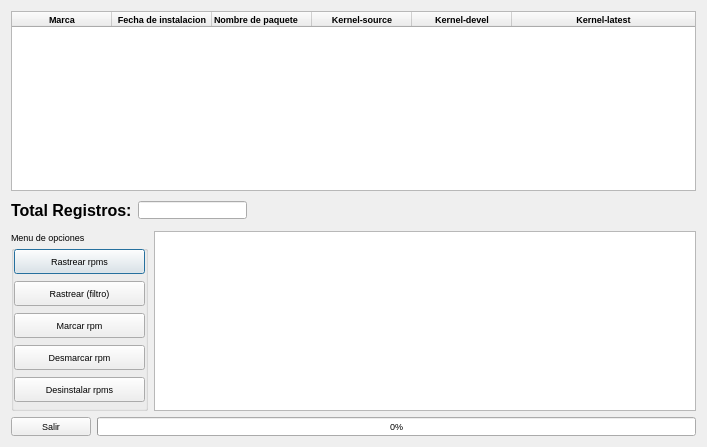
<?xml version="1.0" encoding="UTF-8"?>
<ui version="4.0">
 <class>rpminst</class>
 <widget class="QDialog" name="rpminst">
  <property name="geometry">
   <rect>
    <x>0</x>
    <y>0</y>
    <width>707</width>
    <height>447</height>
   </rect>
  </property>
  <property name="font">
   <font>
    <pointsize>7</pointsize>
   </font>
  </property>
  <property name="windowTitle">
   <string>Mantenimiento de rpmś</string>
  </property>
  <property name="windowIcon">
   <iconset resource="recoverdrake.qrc">
    <normaloff>:/Imagenes/rpm.png</normaloff>:/Imagenes/rpm.png</iconset>
  </property>
  <property name="styleSheet">
   <string notr="true"/>
  </property>
  <layout class="QGridLayout" name="gridLayout_4">
   <item row="0" column="0" colspan="3">
    <widget class="QTableWidget" name="tableWidget">
     <property name="font">
      <font>
       <weight>75</weight>
       <bold>true</bold>
      </font>
     </property>
     <property name="toolTip">
      <string>Visor de registros de la base de datos.</string>
     </property>
     <property name="statusTip">
      <string>Visor de registros de la base de datos.</string>
     </property>
     <property name="whatsThis">
      <string>Visor de registros de la base de datos.</string>
     </property>
     <property name="autoScrollMargin">
      <number>26</number>
     </property>
     <property name="alternatingRowColors">
      <bool>true</bool>
     </property>
     <property name="selectionBehavior">
      <enum>QAbstractItemView::SelectRows</enum>
     </property>
     <property name="sortingEnabled">
      <bool>true</bool>
     </property>
     <attribute name="horizontalHeaderCascadingSectionResizes">
      <bool>true</bool>
     </attribute>
     <attribute name="horizontalHeaderShowSortIndicator" stdset="0">
      <bool>true</bool>
     </attribute>
     <attribute name="horizontalHeaderStretchLastSection">
      <bool>true</bool>
     </attribute>
     <attribute name="verticalHeaderCascadingSectionResizes">
      <bool>true</bool>
     </attribute>
     <attribute name="verticalHeaderDefaultSectionSize">
      <number>25</number>
     </attribute>
     <attribute name="verticalHeaderMinimumSectionSize">
      <number>25</number>
     </attribute>
     <attribute name="verticalHeaderShowSortIndicator" stdset="0">
      <bool>true</bool>
     </attribute>
     <attribute name="verticalHeaderStretchLastSection">
      <bool>true</bool>
     </attribute>
     <column>
      <property name="text">
       <string>Marca</string>
      </property>
      <property name="icon">
       <iconset resource="recoverdrake.qrc">
        <normaloff>:/Imagenes/good.png</normaloff>:/Imagenes/good.png</iconset>
      </property>
     </column>
     <column>
      <property name="text">
       <string>Fecha de instalacion</string>
      </property>
     </column>
     <column>
      <property name="text">
       <string>Nombre de paquete</string>
      </property>
      <property name="textAlignment">
       <set>AlignLeft|AlignVCenter</set>
      </property>
      <property name="icon">
       <iconset resource="recoverdrake.qrc">
        <normaloff>:/Imagenes/rpm.png</normaloff>:/Imagenes/rpm.png</iconset>
      </property>
     </column>
     <column>
      <property name="text">
       <string>Kernel-source</string>
      </property>
      <property name="icon">
       <iconset resource="recoverdrake.qrc">
        <normaloff>:/Imagenes/rpm.png</normaloff>:/Imagenes/rpm.png</iconset>
      </property>
     </column>
     <column>
      <property name="text">
       <string>Kernel-devel</string>
      </property>
      <property name="icon">
       <iconset resource="recoverdrake.qrc">
        <normaloff>:/Imagenes/rpm.png</normaloff>:/Imagenes/rpm.png</iconset>
      </property>
     </column>
     <column>
      <property name="text">
       <string>Kernel-latest</string>
      </property>
      <property name="icon">
       <iconset resource="recoverdrake.qrc">
        <normaloff>:/Imagenes/rpm.png</normaloff>:/Imagenes/rpm.png</iconset>
      </property>
     </column>
    </widget>
   </item>
   <item row="2" column="0">
    <widget class="QGroupBox" name="groupBox">
     <property name="maximumSize">
      <size>
       <width>187</width>
       <height>16777215</height>
      </size>
     </property>
     <property name="title">
      <string>Menu de opciones</string>
     </property>
     <layout class="QGridLayout" name="gridLayout_2">
      <property name="leftMargin">
       <number>0</number>
      </property>
      <property name="topMargin">
       <number>0</number>
      </property>
      <property name="rightMargin">
       <number>0</number>
      </property>
      <property name="bottomMargin">
       <number>0</number>
      </property>
      <item row="0" column="0">
       <widget class="QPushButton" name="pushButton_14">
        <property name="minimumSize">
         <size>
          <width>131</width>
          <height>0</height>
         </size>
        </property>
        <property name="maximumSize">
         <size>
          <width>181</width>
          <height>25</height>
         </size>
        </property>
        <property name="toolTip">
         <string>Comprobacion de los paquetes instalados.</string>
        </property>
        <property name="statusTip">
         <string>Comprobacion de los paquetes instalados.</string>
        </property>
        <property name="whatsThis">
         <string>Comprobacion de los paquetes instalados.</string>
        </property>
        <property name="text">
         <string>Rastrear rpms</string>
        </property>
        <property name="icon">
         <iconset resource="recoverdrake.qrc">
          <normaloff>:/Imagenes/luparpm.png</normaloff>:/Imagenes/luparpm.png</iconset>
        </property>
        <property name="iconSize">
         <size>
          <width>25</width>
          <height>25</height>
         </size>
        </property>
       </widget>
      </item>
      <item row="1" column="0">
       <widget class="QPushButton" name="pushButton_15">
        <property name="minimumSize">
         <size>
          <width>131</width>
          <height>0</height>
         </size>
        </property>
        <property name="maximumSize">
         <size>
          <width>181</width>
          <height>25</height>
         </size>
        </property>
        <property name="toolTip">
         <string>Nos vamos...</string>
        </property>
        <property name="statusTip">
         <string>Nos vamos...</string>
        </property>
        <property name="whatsThis">
         <string>Nos vamos...</string>
        </property>
        <property name="text">
         <string>Rastrear (filtro)</string>
        </property>
        <property name="icon">
         <iconset resource="recoverdrake.qrc">
          <normaloff>:/Imagenes/lupaO.png</normaloff>:/Imagenes/lupaO.png</iconset>
        </property>
        <property name="iconSize">
         <size>
          <width>25</width>
          <height>25</height>
         </size>
        </property>
       </widget>
      </item>
      <item row="2" column="0">
       <widget class="QPushButton" name="pushButton_10">
        <property name="minimumSize">
         <size>
          <width>131</width>
          <height>0</height>
         </size>
        </property>
        <property name="maximumSize">
         <size>
          <width>181</width>
          <height>25</height>
         </size>
        </property>
        <property name="toolTip">
         <string>Nos vamos...</string>
        </property>
        <property name="statusTip">
         <string>Nos vamos...</string>
        </property>
        <property name="whatsThis">
         <string>Nos vamos...</string>
        </property>
        <property name="text">
         <string>Marcar rpm</string>
        </property>
        <property name="icon">
         <iconset resource="recoverdrake.qrc">
          <normaloff>:/Imagenes/good.png</normaloff>:/Imagenes/good.png</iconset>
        </property>
        <property name="iconSize">
         <size>
          <width>25</width>
          <height>25</height>
         </size>
        </property>
       </widget>
      </item>
      <item row="3" column="0">
       <widget class="QPushButton" name="pushButton_12">
        <property name="minimumSize">
         <size>
          <width>131</width>
          <height>0</height>
         </size>
        </property>
        <property name="maximumSize">
         <size>
          <width>181</width>
          <height>25</height>
         </size>
        </property>
        <property name="toolTip">
         <string>Nos vamos...</string>
        </property>
        <property name="statusTip">
         <string>Nos vamos...</string>
        </property>
        <property name="whatsThis">
         <string>Nos vamos...</string>
        </property>
        <property name="text">
         <string>Desmarcar rpm</string>
        </property>
        <property name="icon">
         <iconset resource="recoverdrake.qrc">
          <normaloff>:/Imagenes/bad.png</normaloff>:/Imagenes/bad.png</iconset>
        </property>
        <property name="iconSize">
         <size>
          <width>25</width>
          <height>25</height>
         </size>
        </property>
       </widget>
      </item>
      <item row="4" column="0">
       <widget class="QPushButton" name="pushButton_13">
        <property name="minimumSize">
         <size>
          <width>131</width>
          <height>0</height>
         </size>
        </property>
        <property name="maximumSize">
         <size>
          <width>181</width>
          <height>25</height>
         </size>
        </property>
        <property name="toolTip">
         <string>Nos vamos...</string>
        </property>
        <property name="statusTip">
         <string>Nos vamos...</string>
        </property>
        <property name="whatsThis">
         <string>Nos vamos...</string>
        </property>
        <property name="text">
         <string>Desinstalar rpms</string>
        </property>
        <property name="icon">
         <iconset resource="recoverdrake.qrc">
          <normaloff>:/Imagenes/bad.png</normaloff>:/Imagenes/bad.png</iconset>
        </property>
        <property name="iconSize">
         <size>
          <width>25</width>
          <height>25</height>
         </size>
        </property>
       </widget>
      </item>
     </layout>
    </widget>
   </item>
   <item row="2" column="1" colspan="2">
    <widget class="QTextEdit" name="textEdit">
     <property name="enabled">
      <bool>true</bool>
     </property>
     <property name="sizeIncrement">
      <size>
       <width>0</width>
       <height>0</height>
      </size>
     </property>
     <property name="font">
      <font>
       <family>Nimbus Sans L Condensed</family>
       <pointsize>8</pointsize>
      </font>
     </property>
     <property name="focusPolicy">
      <enum>Qt::TabFocus</enum>
     </property>
     <property name="toolTip">
      <string>Consola de procesos, donde se detalla al máximo lo que va procesando.</string>
     </property>
     <property name="statusTip">
      <string>Consola de procesos, donde se detalla al máximo lo que va procesando.</string>
     </property>
     <property name="whatsThis">
      <string>Consola de procesos, donde se detalla al máximo lo que va procesando.</string>
     </property>
     <property name="styleSheet">
      <string notr="true"/>
     </property>
     <property name="html">
      <string>&lt;!DOCTYPE HTML PUBLIC &quot;-//W3C//DTD HTML 4.0//EN&quot; &quot;http://www.w3.org/TR/REC-html40/strict.dtd&quot;&gt;
&lt;html&gt;&lt;head&gt;&lt;meta name=&quot;qrichtext&quot; content=&quot;1&quot; /&gt;&lt;style type=&quot;text/css&quot;&gt;
p, li { white-space: pre-wrap; }
&lt;/style&gt;&lt;/head&gt;&lt;body style=&quot; font-family:'Nimbus Sans L Condensed'; font-size:8pt; font-weight:400; font-style:normal;&quot;&gt;
&lt;p style=&quot; margin-top:0px; margin-bottom:0px; margin-left:0px; margin-right:0px; -qt-block-indent:0; text-indent:0px;&quot;&gt;&lt;span style=&quot; font-family:'Sans Serif'; font-size:7pt; font-weight:600;&quot;&gt;&lt;br /&gt;&lt;/span&gt;&lt;/p&gt;&lt;/body&gt;&lt;/html&gt;</string>
     </property>
    </widget>
   </item>
   <item row="1" column="0" colspan="2">
    <layout class="QGridLayout" name="gridLayout">
     <item row="0" column="1">
      <widget class="QLineEdit" name="lineEdit_2">
       <property name="minimumSize">
        <size>
         <width>109</width>
         <height>18</height>
        </size>
       </property>
       <property name="maximumSize">
        <size>
         <width>109</width>
         <height>18</height>
        </size>
       </property>
       <property name="font">
        <font>
         <pointsize>8</pointsize>
         <weight>75</weight>
         <bold>true</bold>
        </font>
       </property>
       <property name="toolTip">
        <string>Numero de registros activos en la base de datos activa.</string>
       </property>
       <property name="statusTip">
        <string>Numero de registros activos en la base de datos activa.</string>
       </property>
       <property name="whatsThis">
        <string>Numero de registros activos en la base de datos activa.</string>
       </property>
       <property name="layoutDirection">
        <enum>Qt::LeftToRight</enum>
       </property>
       <property name="alignment">
        <set>Qt::AlignRight|Qt::AlignTrailing|Qt::AlignVCenter</set>
       </property>
      </widget>
     </item>
     <item row="0" column="0">
      <widget class="QLabel" name="label">
       <property name="font">
        <font>
         <pointsize>12</pointsize>
         <weight>75</weight>
         <bold>true</bold>
        </font>
       </property>
       <property name="text">
        <string>Total Registros:</string>
       </property>
      </widget>
     </item>
    </layout>
   </item>
   <item row="3" column="0" colspan="3">
    <layout class="QGridLayout" name="gridLayout_3">
     <item row="0" column="0">
      <widget class="QPushButton" name="pushButton_2">
       <property name="maximumSize">
        <size>
         <width>201</width>
         <height>26</height>
        </size>
       </property>
       <property name="toolTip">
        <string>Nos vamos...</string>
       </property>
       <property name="statusTip">
        <string>Nos vamos...</string>
       </property>
       <property name="whatsThis">
        <string>Nos vamos...</string>
       </property>
       <property name="text">
        <string>Salir</string>
       </property>
       <property name="icon">
        <iconset resource="recoverdrake.qrc">
         <normaloff>:/Imagenes/puerta.png</normaloff>:/Imagenes/puerta.png</iconset>
       </property>
       <property name="iconSize">
        <size>
         <width>25</width>
         <height>25</height>
        </size>
       </property>
      </widget>
     </item>
     <item row="0" column="1">
      <widget class="QProgressBar" name="progressBar">
       <property name="toolTip">
        <string>Ratio de procesos realizados.</string>
       </property>
       <property name="statusTip">
        <string>Ratio de procesos realizados.</string>
       </property>
       <property name="whatsThis">
        <string>Ratio de procesos realizados.</string>
       </property>
       <property name="value">
        <number>0</number>
       </property>
      </widget>
     </item>
    </layout>
   </item>
   <item row="1" column="2">
    <spacer name="horizontalSpacer_2">
     <property name="orientation">
      <enum>Qt::Horizontal</enum>
     </property>
     <property name="sizeHint" stdset="0">
      <size>
       <width>433</width>
       <height>28</height>
      </size>
     </property>
    </spacer>
   </item>
  </layout>
 </widget>
 <resources>
  <include location="recoverdrake.qrc"/>
 </resources>
 <connections/>
</ui>
